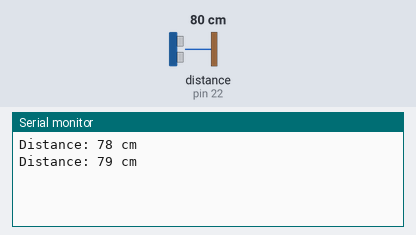
A sketch run on a simulated Arduino Mega 2560, built with avr-gcc and run on an emulated ATmega2560. Shown: the last lines printed to the serial monitor. Wiring (inferred from the names in the program): ultrasonic range finder: trigger pin 23; echo pin 22. The inputs (shaded band) are chosen by the test bench; at power-on: distance to the obstacle (sensor on pin 22) 80 cm. The echo pulse lasts 58.3 µs per cm.

Above: at 1.8 s.
1.9 s: distance to the obstacle (sensor on pin 22) set to 2 cm
At 2.8 s:
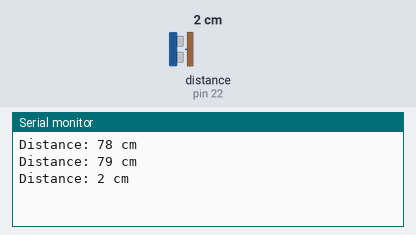
3.4 s: distance to the obstacle (sensor on pin 22) set to 4 cm
At 4.8 s:
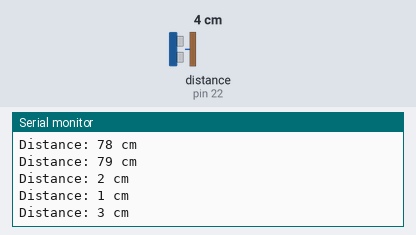
Timing chart, 0 to 6.4 s (numbered marks = the images above; inputs shaded):
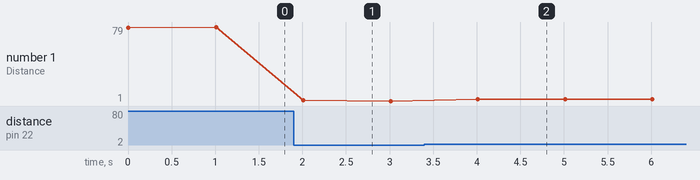

Measured:
- after the input at 1.9 s, the serial monitor: prints a new line after 0.11 s (image 1)
- after the input at 3.4 s, the serial monitor: prints a new line after 0.61 s (image 2)
- plotted number 1: 79 → 1 after the input at 1.9 s, 1 → 3 after the input at 3.4 s

The sketch:

distance_sketch.ino
```cpp
#include <Arduino.h>

const int trigPin = 23; // GPIO 23 on TTGO T-CALL
const int echoPin = 22; // GPIO 22 on TTGO T-CALL

void setup() {
  Serial.begin(115200);
  pinMode(trigPin, OUTPUT);
  pinMode(echoPin, INPUT);
}

void loop() {
  long duration, distance;

  digitalWrite(trigPin, LOW);
  delayMicroseconds(2);
  digitalWrite(trigPin, HIGH);
  delayMicroseconds(10);
  digitalWrite(trigPin, LOW);

  duration = pulseIn(echoPin, HIGH);

  distance = duration * 0.034 / 2;

  Serial.print("Distance: ");
  Serial.print(distance);
  Serial.println(" cm");

  delay(1000);
}
```
